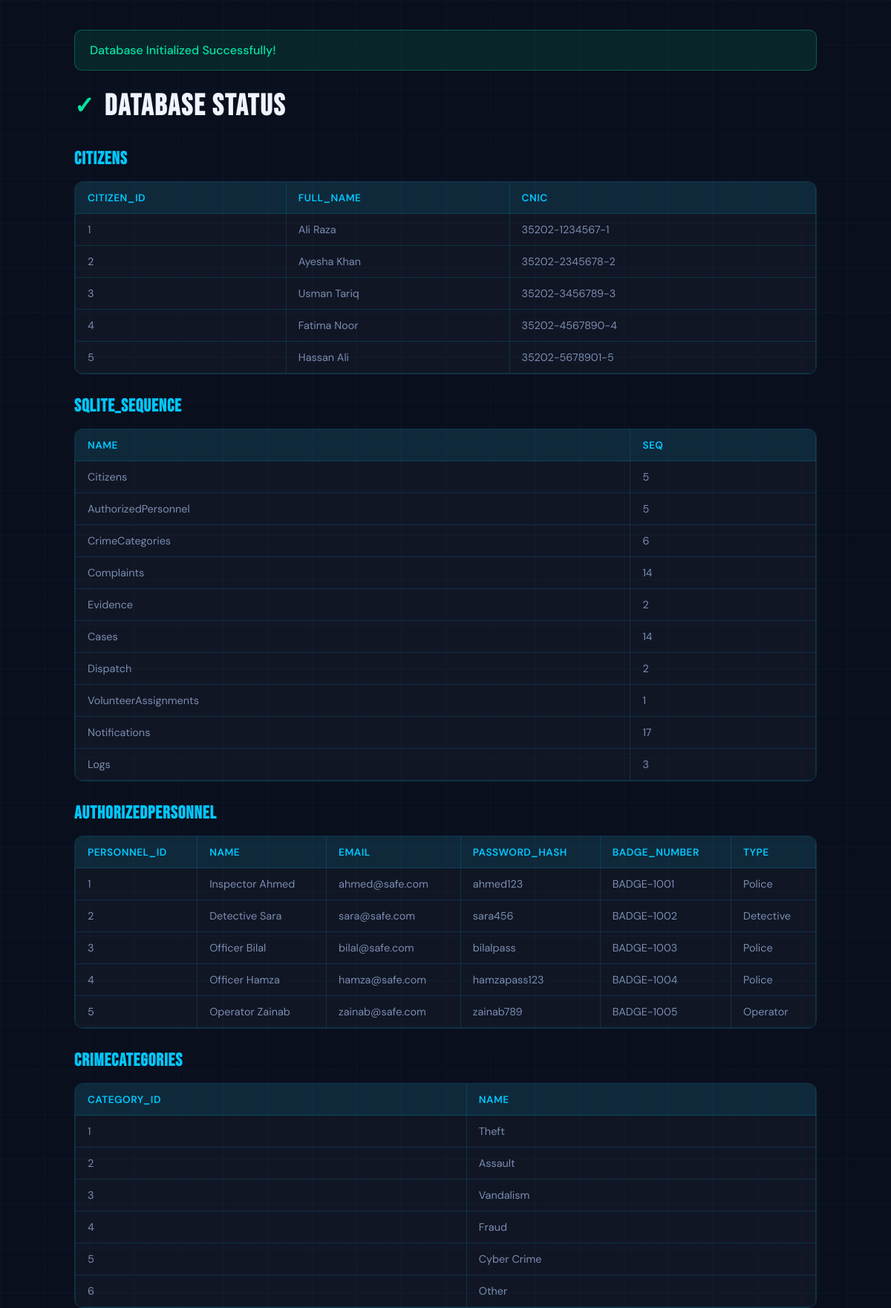
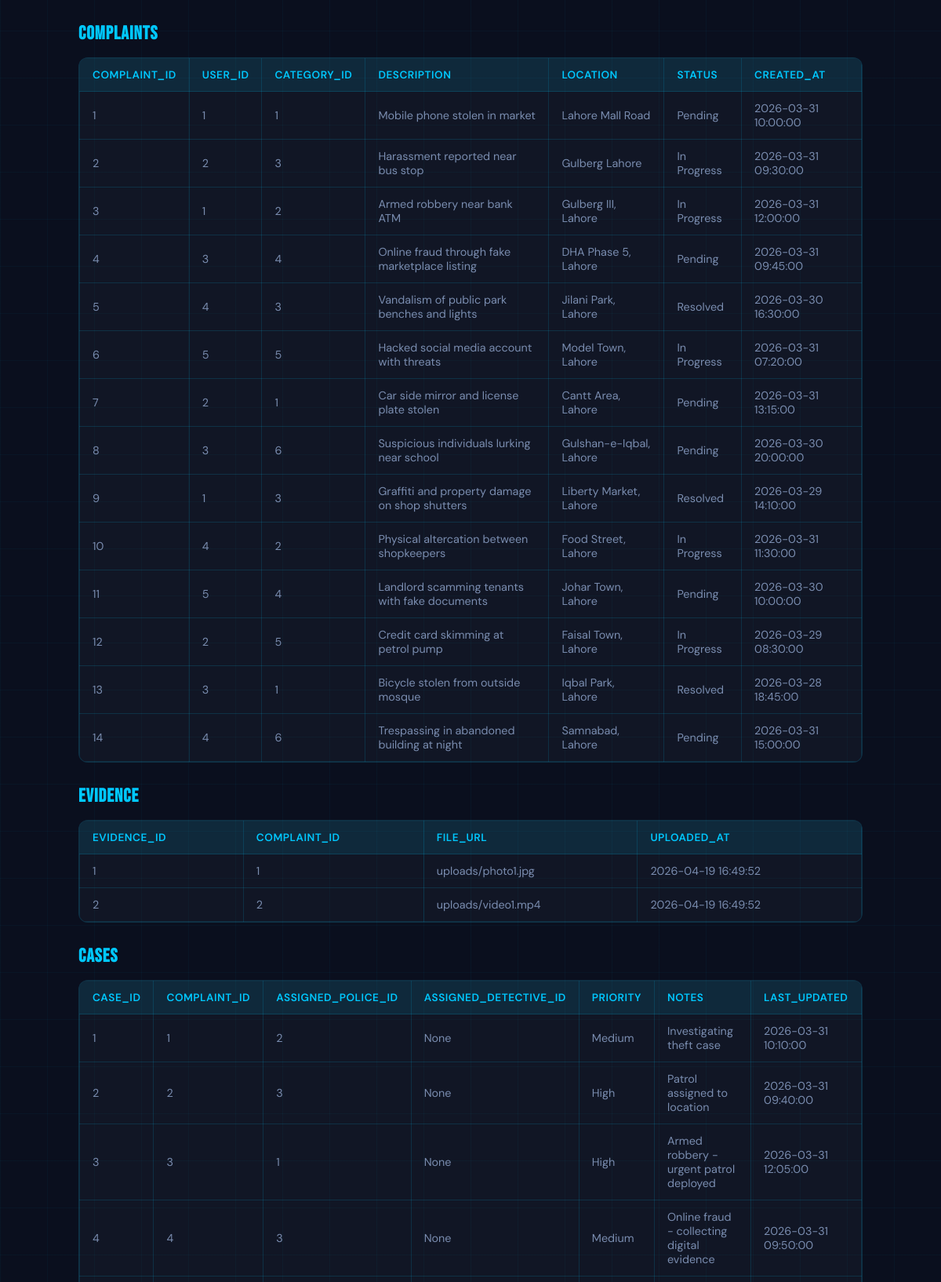
/viewdb (upper part), run on the app's committed database (2 pictures, top to bottom).
### tables this page shows
CREATE TABLE Citizens (
    citizen_id INTEGER PRIMARY KEY AUTOINCREMENT,
    full_name TEXT NOT NULL,
    cnic TEXT UNIQUE NOT NULL
);

CREATE TABLE AuthorizedPersonnel (
    personnel_id INTEGER PRIMARY KEY AUTOINCREMENT,
    name TEXT NOT NULL,
    email TEXT UNIQUE NOT NULL,
    password_hash TEXT NOT NULL,
    badge_number TEXT UNIQUE NOT NULL,
    type TEXT DEFAULT 'Police' CHECK(type IN ('Police','Detective','Operator'))
);

CREATE TABLE CrimeCategories (
    category_id INTEGER PRIMARY KEY AUTOINCREMENT,
    name TEXT UNIQUE NOT NULL
);

CREATE TABLE Complaints (
    complaint_id INTEGER PRIMARY KEY AUTOINCREMENT,
    user_id INTEGER,
    category_id INTEGER,
    description TEXT NOT NULL,
    location TEXT NOT NULL,
    status TEXT DEFAULT 'Pending' CHECK(status IN ('Pending','In Progress','Resolved')),
    created_at DATETIME DEFAULT CURRENT_TIMESTAMP,

    FOREIGN KEY (user_id) REFERENCES Citizens(citizen_id),
    FOREIGN KEY (category_id) REFERENCES CrimeCategories(category_id)
);

CREATE TABLE Evidence (
    evidence_id INTEGER PRIMARY KEY AUTOINCREMENT,
    complaint_id INTEGER NOT NULL,
    file_url TEXT NOT NULL,
    uploaded_at DATETIME DEFAULT CURRENT_TIMESTAMP,

    FOREIGN KEY (complaint_id) REFERENCES Complaints(complaint_id)
);

CREATE TABLE Cases (
    case_id INTEGER PRIMARY KEY AUTOINCREMENT,
    complaint_id INTEGER UNIQUE,
    assigned_police_id INTEGER,
    assigned_detective_id INTEGER,
    priority TEXT DEFAULT 'Medium' CHECK(priority IN ('High','Medium','Low')),
    notes TEXT,
    last_updated DATETIME DEFAULT CURRENT_TIMESTAMP,

    FOREIGN KEY (complaint_id) REFERENCES Complaints(complaint_id),
    FOREIGN KEY (assigned_police_id) REFERENCES AuthorizedPersonnel(personnel_id),
    FOREIGN KEY (assigned_detective_id) REFERENCES AuthorizedPersonnel(personnel_id)
);

### app.py (the view)
@app.route('/viewdb')
def view_db():
    conn = get_db_connection()
    cursor = conn.cursor()
    cursor.execute("SELECT name FROM sqlite_master WHERE type='table';")
    tables = cursor.fetchall()
    table_data = {}
    for table in tables:
        table_name = table['name']
        cursor.execute(f"SELECT * FROM {table_name};")
        data = cursor.fetchall()
        table_data[table_name] = data
    conn.close()
    return render_template("initdb.html", table_data=table_data)

### app.py (called while the page is built)
def get_db_connection():
    conn = sqlite3.connect(DATABASE)
    conn.row_factory = sqlite3.Row
    return conn

### templates/initdb.html (shortened to what this page needs)
<!DOCTYPE html>
<html lang="en">
<head>
</head>
<body>
  <div class="page-container">
    <div class="success-msg">
      Database Initialized Successfully!
    </div>
    <h1>Database Status</h1>
    {% for table, rows in table_data.items() %}
      <h2>{{ table|upper }}</h2>
      {% if rows %}
        <div class="table-wrapper">
          <table>
            <thead>
              <tr>
                {% for column in rows[0].keys() %}
                  <th>{{ column }}</th>
                {% endfor %}
              </tr>
            </thead>
            <tbody>
              {% for row in rows %}
                <tr>
                  {% for column in row.keys() %}
                    <td>{{ row[column] }}</td>
                  {% endfor %}
                </tr>
              {% endfor %}
            </tbody>
          </table>
        </div>
      {% else %}
        <div class="table-wrapper">
          <div class="empty">👋 Empty table</div>
        </div>
      {% endif %}
    {% endfor %}
  </div>
</body>
</html>

### templates/initdb.html (style rules this page uses)
*, *::before, *::after { box-sizing: border-box; margin: 0; padding: 0; }
:root { --navy: #0a0f1e; --cyan: #00c8ff; --white: #f0f4ff; --muted: #7a8db0; --success: #00e5a0; --border: rgba(0,200,255,0.15); }
html, body { min-height: 100vh; background: var(--navy); color: var(--white); font-family: 'DM Sans', sans-serif; padding: 20px; }
body::before { content: ''; position: fixed; inset: 0; background-image: linear-gradient(rgba(0,200,255,0.04) 1px, transparent 1px), linear-gradient(90deg, rgba(0,200,255,0.04) 1px, transparent 1px); background-size: 60px 60px; pointer-events: none; z-index: 0; }
.page-container { position: relative; z-index: 5; max-width: 1000px; margin: 0 auto; }
h1 { font-family: 'Bebas Neue', sans-serif; font-size: 2.5rem; letter-spacing: 2px; margin-bottom: 32px; display: flex; align-items: center; gap: 12px; }
h1::before { content: '✓'; color: var(--success); font-size: 2rem; }
h2 { font-family: 'Bebas Neue', sans-serif; font-size: 1.5rem; letter-spacing: 1px; margin: 28px 0 16px 0; color: var(--cyan); }
.table-wrapper { background: rgba(255,255,255,0.03); border: 1px solid var(--border); border-radius: 12px; overflow-x: auto; margin-bottom: 24px; }
table { width: 100%; border-collapse: collapse; font-size: 0.9rem; }
th { background: rgba(0,200,255,0.1); border: 1px solid var(--border); padding: 12px 16px; text-align: left; font-weight: 600; color: var(--cyan); font-size: 0.85rem; text-transform: uppercase; letter-spacing: 0.5px; }
td { border: 1px solid var(--border); padding: 12px 16px; color: var(--muted); }
.success-msg { background: rgba(0,229,160,0.1); border: 1px solid rgba(0,229,160,0.3); color: var(--success); padding: 16px 20px; border-radius: 10px; margin-bottom: 24px; font-weight: 500; }

### data on the page
Citizens: citizen_id "1" "Ali Raza" "35202-1234567-1"
Citizens: citizen_id "2" "Ayesha Khan" "35202-2345678-2"
Citizens: citizen_id "3" "Usman Tariq" "35202-3456789-3"
Citizens: citizen_id "4" "Fatima Noor" "35202-4567890-4"
Citizens: citizen_id "5" "Hassan Ali" "35202-5678901-5"
AuthorizedPersonnel: personnel_id "1" "Inspector Ahmed" "ahmed@safe.com" "ahmed123" "BADGE-1001" "Police"
AuthorizedPersonnel: personnel_id "2" "Detective Sara" "sara@safe.com" "sara456" "BADGE-1002" "Detective"
AuthorizedPersonnel: personnel_id "3" "Officer Bilal" "bilal@safe.com" "bilalpass" "BADGE-1003" "Police"
AuthorizedPersonnel: personnel_id "4" "Officer Hamza" "hamza@safe.com" "hamzapass123" "BADGE-1004" "Police"
AuthorizedPersonnel: personnel_id "5" "Operator Zainab" "zainab@safe.com" "zainab789" "BADGE-1005" "Operator"
CrimeCategories: category_id "1" "Theft"
CrimeCategories: category_id "2" "Assault"
CrimeCategories: category_id "3" "Vandalism"
CrimeCategories: category_id "4" "Fraud"
CrimeCategories: category_id "5" "Cyber Crime"
CrimeCategories: category_id "6" "Other"
Complaints: complaint_id "1" "1" "1" "Mobile phone stolen in market" "Lahore Mall Road" "Pending" "2026-03-31 10:00:00"
Complaints: complaint_id "2" "2" "3" "Harassment reported near bus stop" "Gulberg Lahore" "In Progress" "2026-03-31 09:30:00"
Complaints: complaint_id "3" "1" "2" "Armed robbery near bank ATM" "Gulberg III, Lahore" "In Progress" "2026-03-31 12:00:00"
Complaints: complaint_id "4" "3" "4" "Online fraud through fake marketplace listing" "DHA Phase 5, Lahore" "Pending" "2026-03-31 09:45:00"
Complaints: complaint_id "5" "4" "3" "Vandalism of public park benches and lights" "Jilani Park, Lahore" "Resolved" "2026-03-30 16:30:00"
Complaints: complaint_id "6" "5" "5" "Hacked social media account with threats" "Model Town, Lahore" "In Progress" "2026-03-31 07:20:00"
Complaints: complaint_id "7" "2" "1" "Car side mirror and license plate stolen" "Cantt Area, Lahore" "Pending" "2026-03-31 13:15:00"
Complaints: complaint_id "8" "3" "6" "Suspicious individuals lurking near school" "Gulshan-e-Iqbal, Lahore" "Pending" "2026-03-30 20:00:00"
Complaints: complaint_id "9" "1" "3" "Graffiti and property damage on shop shutters" "Liberty Market, Lahore" "Resolved" "2026-03-29 14:10:00"
Complaints: complaint_id "10" "4" "2" "Physical altercation between shopkeepers" "Food Street, Lahore" "In Progress" "2026-03-31 11:30:00"
Complaints: complaint_id "11" "5" "4" "Landlord scamming tenants with fake documents" "Johar Town, Lahore" "Pending" "2026-03-30 10:00:00"
Complaints: complaint_id "12" "2" "5" "Credit card skimming at petrol pump" "Faisal Town, Lahore" "In Progress" "2026-03-29 08:30:00"
Complaints: complaint_id "13" "3" "1" "Bicycle stolen from outside mosque" "Iqbal Park, Lahore" "Resolved" "2026-03-28 18:45:00"
Complaints: complaint_id "14" "4" "6" "Trespassing in abandoned building at night" "Samnabad, Lahore" "Pending" "2026-03-31 15:00:00"
Evidence: evidence_id "1" "1" "uploads/photo1.jpg" "2026-04-19 16:49:52"
Evidence: evidence_id "2" "2" "uploads/video1.mp4" "2026-04-19 16:49:52"
Cases: case_id "1" "1" "2" "None" "Medium" "Investigating theft case" "2026-03-31 10:10:00"
Cases: case_id "2" "2" "3" "None" "High" "Patrol assigned to location" "2026-03-31 09:40:00"
Cases: case_id "3" "3" "1" "None" "High" "Armed robbery - urgent patrol deployed" "2026-03-31 12:05:00"
Cases: case_id "4" "4" "3" "None" "Medium" "Online fraud - collecting digital evidence" "2026-03-31 09:50:00"

### other printed values
{{ table|upper }} "CITIZENS" "SQLITE_SEQUENCE" "AUTHORIZEDPERSONNEL" "CRIMECATEGORIES" "COMPLAINTS" "EVIDENCE" "CASES"
{{ column }} "CITIZEN_ID" "FULL_NAME" "CNIC" "NAME" "SEQ" "PERSONNEL_ID" "NAME" "EMAIL" "PASSWORD_HASH" "BADGE_NUMBER" "TYPE" "CATEGORY_ID" "NAME" "COMPLAINT_ID" "USER_ID" "CATEGORY_ID" "DESCRIPTION" "LOCATION" "STATUS" "CREATED_AT" "EVIDENCE_ID" "COMPLAINT_ID" "FILE_URL" "UPLOADED_AT" "CASE_ID" "COMPLAINT_ID" "ASSIGNED_POLICE_ID" "ASSIGNED_DETECTIVE_ID" "PRIORITY" "NOTES" "LAST_UPDATED"
{{ row[column] }} "Citizens" "5" "AuthorizedPersonnel" "5" "CrimeCategories" "6" "Complaints" "14" "Evidence" "2" "Cases" "14" "Dispatch" "2" "VolunteerAssignments" "1" "Notifications" "17" "Logs" "3"
